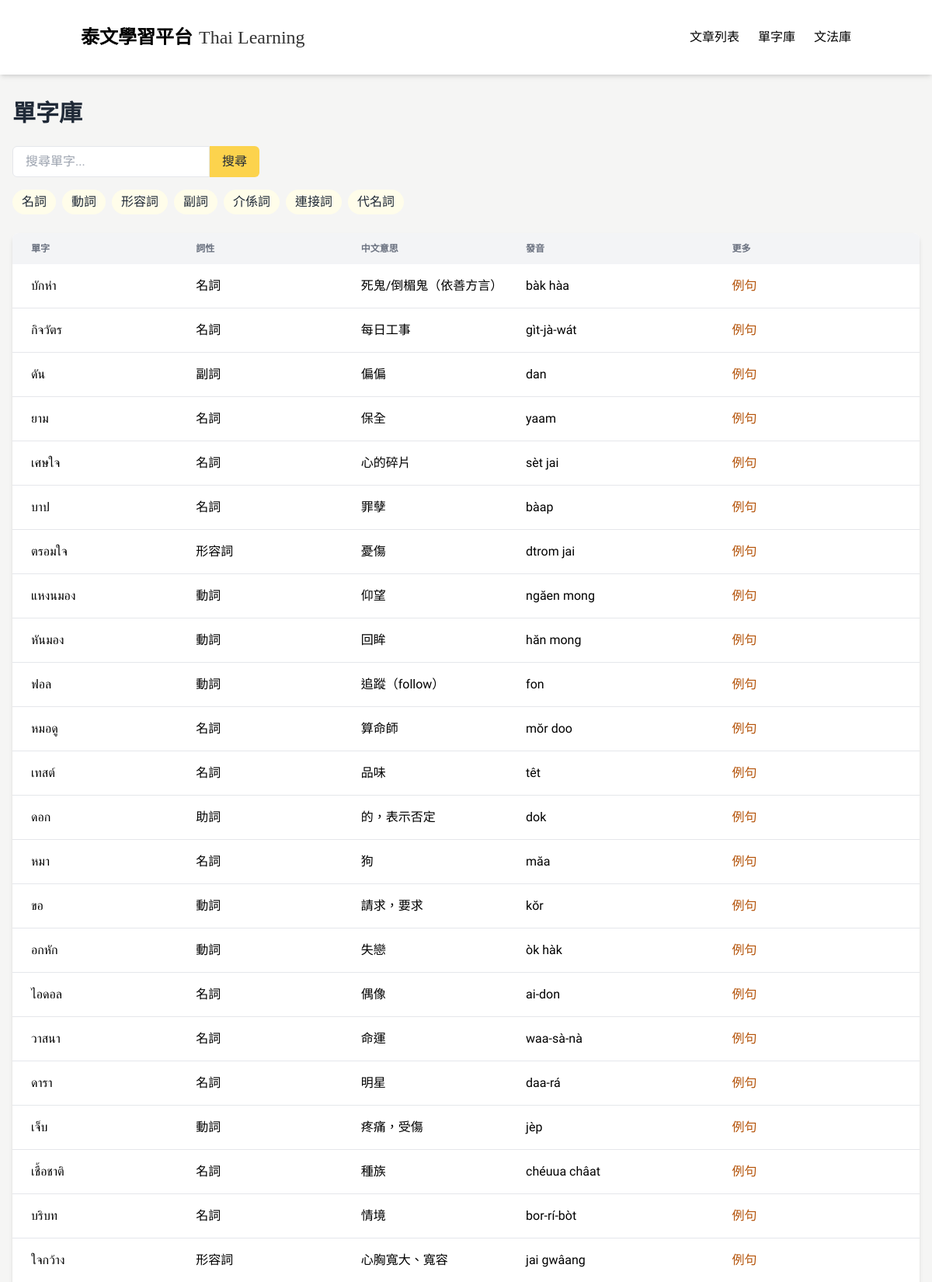
Screenshot of /vocabulary (upper part) with the database file from the repository.
### tables this page shows
CREATE TABLE Word (
            id INTEGER PRIMARY KEY AUTOINCREMENT,
            thai TEXT,
            chinese TEXT,
            type TEXT,
            pronunciation TEXT,
            articleId INTEGER,
            createdAt TEXT,
            updatedAt TEXT
        );

### app_sqlite.py (the view)
@app.route('/vocabulary')
def vocabulary():
    conn = get_db_connection()
    words = conn.execute("""
        SELECT DISTINCT Word.*
        FROM Word
        JOIN WordArticle ON Word.id = WordArticle.wordId
        JOIN Article ON WordArticle.articleId = Article.id
        WHERE Article.status = 'published'
        ORDER BY Word.createdAt DESC
    """).fetchall()
    conn.close()
    return render_template('vocabulary_adjust.html', words=words)

### app_sqlite.py (called while the page is built)
def get_db_connection():
    base_path = os.path.dirname(os.path.abspath(__file__))
    db_path = os.path.join(base_path, 'data.db')
    conn = sqlite3.connect(db_path)  # SQLite 檔名
    conn.row_factory = sqlite3.Row     # 讓取出的資料像字典一樣操作
    return conn

### templates/vocabulary_adjust.html (shortened to what this page needs)
{% extends "base.html" %}
{% block content %}
  <div class="px-4 py-8">
  <h1 class="text-3xl font-bold mb-6 text-gray-800">單字庫</h1>
  <div class="mb-6">
    <div class="flex mb-4">
      <input id="vocabulary-search" type="text" placeholder="搜尋單字..." class="border rounded-l-md px-4" />
      <button class="bg-[#FCD34D] hover:bg-[#FBBF24] text-[#1F2937] hover:text-white px-4 py-2 rounded-r-md transition-colors">搜尋</button>
    </div>
    <div class="flex flex-wrap gap-2 mb-4">
      <button class="px-3 py-1 bg-[#FFFDEA] text-[#1F2937] rounded-full hover:bg-[#FBBF24]" data-type="名詞">名詞</button>
      <button class="px-3 py-1 bg-[#FFFDEA] text-[#1F2937] rounded-full hover:bg-[#FBBF24]" data-type="動詞">動詞</button>
      <button class="px-3 py-1 bg-[#FFFDEA] text-[#1F2937] rounded-full hover:bg-[#FBBF24]" data-type="形容詞">形容詞</button>
      <button class="px-3 py-1 bg-[#FFFDEA] text-[#1F2937] rounded-full hover:bg-[#FBBF24]" data-type="副詞">副詞</button>
      <button class="px-3 py-1 bg-[#FFFDEA] text-[#1F2937] rounded-full hover:bg-[#FBBF24]" data-type="介係詞">介係詞</button>
      <button class="px-3 py-1 bg-[#FFFDEA] text-[#1F2937] rounded-full hover:bg-[#FBBF24]" data-type="連接詞">連接詞</button>
      <button class="px-3 py-1 bg-[#FFFDEA] text-[#1F2937] rounded-full hover:bg-[#FBBF24]" data-type="代名詞">代名詞</button>
    </div>
  </div>
  <div class="hidden md:block bg-white rounded-lg shadow-md overflow-x-auto">
    <table class="min-w-full w-full table-fixed">
      <thead class="bg-gray-100">
        <tr>
          <th class="px-6 py-3 text-left text-xs text-gray-500 uppercase w-1/5">單字</th>
          <th class="px-6 py-3 text-left text-xs text-gray-500 uppercase w-1/5">詞性</th>
          <th class="px-6 py-3 text-left text-xs text-gray-500 uppercase w-1/5">中文意思</th>
          <th class="px-6 py-3 text-left text-xs text-gray-500 uppercase w-1/4">發音</th>
          <th class="px-6 py-3 text-left text-xs text-gray-500 uppercase w-1/4">更多</th>
        </tr>
      </thead>
      <tbody class="divide-y divide-gray-200">
        {% for word in words %}
        <tr class="hover:bg-gray-50 vocabulary-row" data-type="{{ word.type }}">
          <td class="px-6 py-4 whitespace-nowrap thai-text">{{ word.thai }}</td>
          <td class="px-6 py-4 whitespace-nowrap">{{ word.type }}</td>
          <td class="px-6 py-4 whitespace-nowrap">{{ word.chinese }}</td>
          <td class="px-6 py-4 whitespace-nowrap">{{ word.pronunciation }}</td>
          <td class="px-6 py-4 whitespace-nowrap">
            <a href="/word/{{ word.id }}" class="text-[#B45309] hover:underline">例句</a>
          </td>
        </tr>
        {% endfor %}
      </tbody>
    </table>
  </div>
  </div>
{% endblock %}

### templates/base.html (style rules this page uses)
:root { --main-color: #FCD34D; --main-color-hover: #FBBF24; --main-color-light: #FFFDEA; --main-color-light-hover: #FEF3C7; --main-color-bg: #ffffff; --main-color-dark: #1F2937; --main-color-darker: #111827; }
body { font-family: 'Noto Sans TC', 'Sarabun', sans-serif; background-color: #F5F5F4; }
.thai-text { font-family: 'Sarabun', sans-serif; }

### rows the page displays
Word: thai "บักห่า", type "名詞", chinese "死鬼/倒楣鬼（依善方言）", pronunciation "bàk hàa"
Word: thai "กิจวัตร", type "名詞", chinese "每日工事", pronunciation "gìt-jà-wát"
Word: thai "ดัน", type "副詞", chinese "偏偏", pronunciation "dan"
Word: thai "ยาม", type "名詞", chinese "保全", pronunciation "yaam"
Word: thai "เศษใจ", type "名詞", chinese "心的碎片", pronunciation "sèt jai"
Word: thai "บาป", type "名詞", chinese "罪孽", pronunciation "bàap"
Word: thai "ตรอมใจ", type "形容詞", chinese "憂傷", pronunciation "dtrom jai"
Word: thai "แหงนมอง", type "動詞", chinese "仰望", pronunciation "ngăen mong"
Word: thai "หันมอง", type "動詞", chinese "回眸", pronunciation "hăn mong"
Word: thai "ฟอล", type "動詞", chinese "追蹤（follow）", pronunciation "fon"
Word: thai "หมอดู", type "名詞", chinese "算命師", pronunciation "mŏr doo"
Word: thai "เทสต์", type "名詞", chinese "品味", pronunciation "têt"
Word: thai "ดอก", type "助詞", chinese "的，表示否定", pronunciation "dok"
Word: thai "หมา", type "名詞", chinese "狗", pronunciation "măa"
Word: thai "ขอ", type "動詞", chinese "請求，要求", pronunciation "kŏr"
Word: thai "อกหัก", type "動詞", chinese "失戀", pronunciation "òk hàk"
Word: thai "ไอดอล", type "名詞", chinese "偶像", pronunciation "ai-don"
Word: thai "วาสนา", type "名詞", chinese "命運", pronunciation "waa-sà-nà"
Word: thai "ดารา", type "名詞", chinese "明星", pronunciation "daa-rá"
Word: thai "เจ็บ", type "動詞", chinese "疼痛，受傷", pronunciation "jèp"
Word: thai "เชื้อชาติ", type "名詞", chinese "種族", pronunciation "chéuua châat"
Word: thai "บริบท", type "名詞", chinese "情境", pronunciation "bor-rí-bòt"
Word: thai "ใจกว้าง", type "形容詞", chinese "心胸寬大、寬容", pronunciation "jai gwâang"
